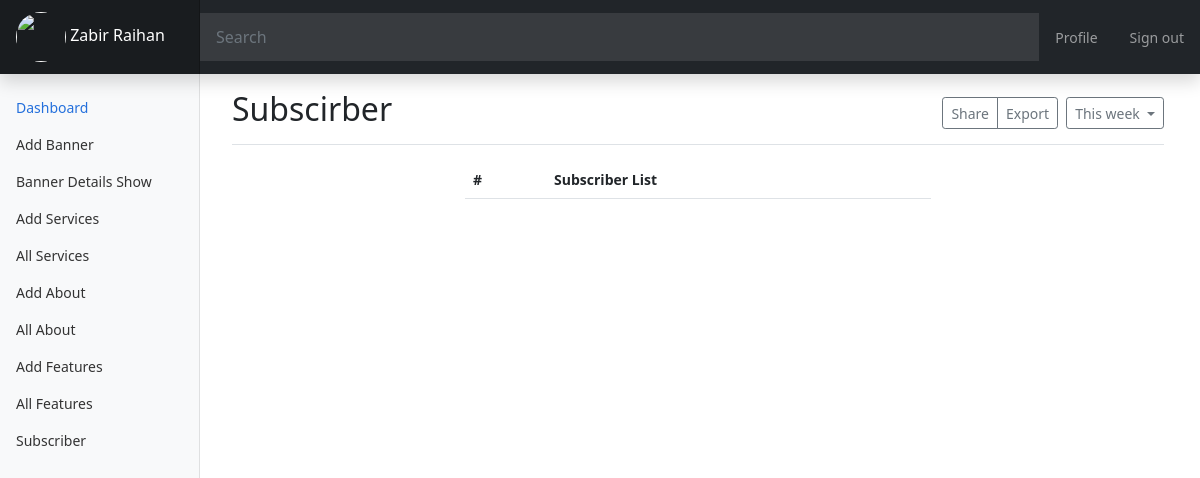
Before: /dashboard/Subscribe.php (signed in) with the older database file.
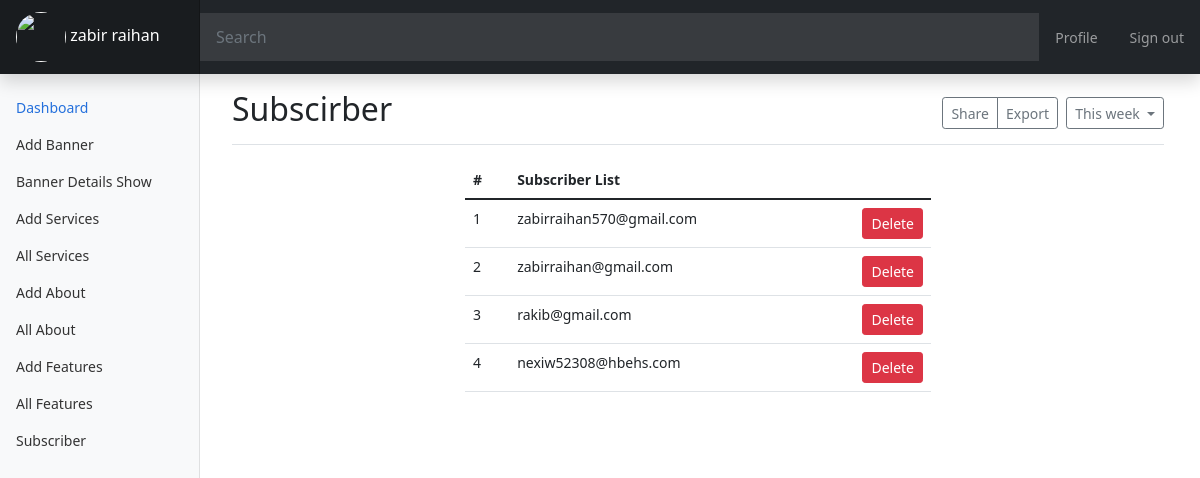
After: the same page with the newer database file.
### tables this page shows
CREATE TABLE `subscribe` (
  `id` int(11) NOT NULL,
  `email` varchar(256) NOT NULL
);

### dashboard/Subscribe.php (the view, shortened to what this page needs)
<?php
include "./inc/Header.php";
include_once "./inc/SideMenu.php";
include_once "../inc/env.php";
$select = "SELECT * FROM subscribe";
$query = mysqli_query($conn, $select);
$fetch = mysqli_fetch_all($query, 1);
?>
<main class="col-md-9 ms-sm-auto col-lg-10 px-md-4">
    <div class="d-flex justify-content-between flex-wrap flex-md-nowrap align-items-center pt-3 pb-2 mb-3 border-bottom">
        <h1 class="h2">Subscirber</h1>
        <div class="btn-toolbar mb-2 mb-md-0">
            <div class="btn-group me-2">
                <button type="button" class="btn btn-sm btn-outline-secondary">
                    Share
                </button>
                <button type="button" class="btn btn-sm btn-outline-secondary">
                    Export
                </button>
            </div>
            <button type="button" class="btn btn-sm btn-outline-secondary dropdown-toggle">
                This week
            </button>
        </div>
    </div>
    <div class="col-lg-6 mx-auto">
        <table class="table">
            <thead>
                <tr>
                    <th scope="col">#</th>
                    <th scope="col">Subscriber List</th
                </tr>
            </thead>
            <tbody>
                <?php
                foreach ($fetch as $item => $data) {
                ?>
                    <tr>
                        <td><?= ++$item ?></td>
                        <td><?= $data['email'] ?></td>
                        <td style="width: 60px;">
                            <a href="./controller/subscriberDel.php?id=<?=$data['id']?>" class="btn btn-danger btn-sm">Delete</a>
                        </td>
                    </tr>
                <?php
                }
                ?>
            </tbody>
        </table>
    </div>
        <?php
        require_once "./inc/footer.php";
        ?>

### dashboard/inc/Header.php (shortened to what this page needs)
<!DOCTYPE html>
<html lang="en">
<head>
  <link href="https://cdn.jsdelivr.net/npm/bootstrap@5.2.0/dist/css/bootstrap.min.css" rel="stylesheet">
  <link href="https://cdn.jsdelivr.net/npm/bootstrap@5.1.3/dist/css/bootstrap.min.css" rel="stylesheet">
  <link rel="stylesheet" href="https://cdn.jsdelivr.net/npm/bootstrap-icons@1.8.1/font/bootstrap-icons.css">
  <link rel="stylesheet" href="./css/bootstrapicons-iconpicker.min.css">
  <link rel="stylesheet" href="https://cdnjs.cloudflare.com/ajax/libs/font-awesome/4.7.0/css/font-awesome.min.css" />
  <link rel="stylesheet" href="./css/richtext.min.css">
  <link href="./css/dashboard.css" rel="stylesheet" />
</head>
<body>
  <header class="navbar navbar-dark sticky-top bg-dark flex-md-nowrap p-0 shadow">
    <a class="navbar-brand col-md-3 col-lg-2 me-0 px-3 fs-6" href="">
      <img src="<?= '../uploads/' .  $_SESSION['auth']['files'] ?>" alt="" style="width:50px ; height:50px;border-radius: 50%; object-fit:cover;object-position:center;">
      <?= $_SESSION['auth']['name'] ?></a>
    <input class="form-control form-control-dark w-100 rounded-0 border-0" type="text" placeholder="Search" aria-label="Search" />
    <div class="navbar-nav">
      <div class="nav-item text-nowrap d-flex">
        <a class="nav-link px-3" href="./profile.php">Profile</a>
        <a class="nav-link px-3" href="../controller/delete.php">Sign out</a>
      </div>
    </div>
  </header>

Changed rows visible on the page:
added subscribe: email "zabirraihan570@gmail.com"
added subscribe: email "zabirraihan@gmail.com"
added subscribe: email "rakib@gmail.com"
added subscribe: email "nexiw52308@hbehs.com"
Other visible differences:
$_SESSION['auth']['name']: "Zabir Raihan" → "zabir raihan"
